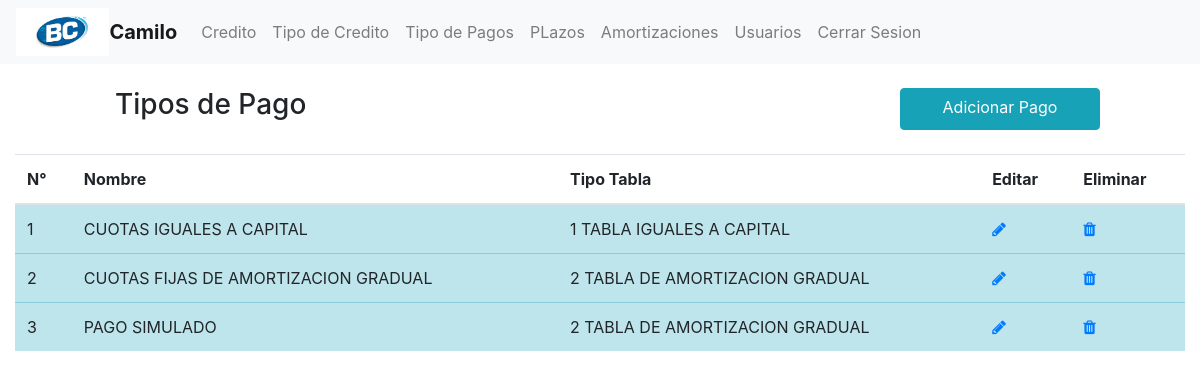
The page /vistas/pago/listarPagos.php (signed in) on the database its author committed.
### tables this page shows
CREATE TABLE `tipo_pago` (
  `id_pago` int(11) NOT NULL,
  `nombre_pago` varchar(60) DEFAULT NULL,
  `tipo_tabla` tinyint(1) DEFAULT NULL
);

### modelo/Pago.php (called while the page is built, shortened)
<?php
 class Pago{
	function listarPago(){
		$conx = new Conexion();
		$res=$conx->prepare("SELECT * FROM tipo_pago");
		try {
		  $res->execute();
		  return  $res;
		} catch(PDOException $e) {
			return false;
		} finally {
		  $conx=null;
		}
	}
 }
?>

### controller/PagoController.php (called while the page is built, shortened)
<?php
include '../../modelo/Pago.php';
class PagoControlador{
	private $objModelo;
	public function __construct(){
		$this->objModelo = new Pago();
	}
	function listarPago(){
		$res=$this->objModelo->listarPago();
		$datos=[];
		foreach ($res as $row) {
			$datos[]=$row;
		}
		if (count($datos)>0) {
			return $datos;
		}else{
			echo "";
		}
	}
}
?>

### vistas/pago/listarPagos.php (the view, shortened to what this page needs)
<?php include '../layouts/head.php'; ?>
<?php include '../layouts/menu.php'; ?>
<?php include '../../controller/PagoController.php'; ?>
<div class="container-fluid">
	<br>
	<div class="row justify-content-center">
		<h3 class="col-8">Tipos de Pago</h3>
		<a href="crearPago.php" class="btn btn-info col-4 col-sm-3 col-md-2	">Adicionar Pago</a>
	</div>
	<br>
	<?php
		$objPagoContro = new PagoControlador();
		$resultado = $objPagoContro->listarPago();
	?>
	<?php if (count($resultado)==0) { ?>
		<div class="alert alert-warning" role="alert">
		  	<b>Tipo de Pagos no encontrados</b>
		  	<button type="button" class="close" data-dismiss="alert" aria-label="Close">
		    	<span aria-hidden="true">&times;</span>
		  	</button>
		</div>
	<?php }else{  $count = 1; ?>
			<table class="table table-hover">
				<thead>
					<th scope="col">N°</th>
					<th scope="col">Nombre</th>
					<th scope="col">Tipo Tabla</th>
					<th scope="col">Editar</th>
					<th scope="col">Eliminar</th>
				</thead>
				<tbody>
		<?php foreach ($resultado as $key => $result) { ?>
				<tr class="table-info">
					<td><?php echo $count ?></td>
					<td><?php echo $result['nombre_pago']; ?></td>
					<td><?php echo ($result['tipo_tabla']==1) ? '1 TABLA IGUALES A CAPITAL':'2 TABLA DE AMORTIZACION GRADUAL'; ?></td>
					<td><a href="editarPago.php?cod=<?php echo $result['id_pago']; ?>"><i class="fa fa-pencil" aria-hidden="true"></i></a></td>
					<td><a onclick="return confirm('Quiere eliminar tipo de pago?')" href="eliminarPago.php?cod=<?php echo $result['id_pago']; ?>"><i class="fa fa-trash" aria-hidden="true"></i></a></td>
				</tr>
		<?php $count ++ ; } ?>
			</tbody>
		</table>
	<?php } ?>
</div>
<?php include '../layouts/footer.php'; ?>

### rows shown on the page
tipo_pago: nombre_pago "CUOTAS IGUALES A CAPITAL", tipo_tabla "1 TABLA IGUALES A CAPITAL"
tipo_pago: nombre_pago "CUOTAS FIJAS DE AMORTIZACION GRADUAL", tipo_tabla "2 TABLA DE AMORTIZACION GRADUAL"
tipo_pago: nombre_pago "PAGO SIMULADO", tipo_tabla "2 TABLA DE AMORTIZACION GRADUAL"
